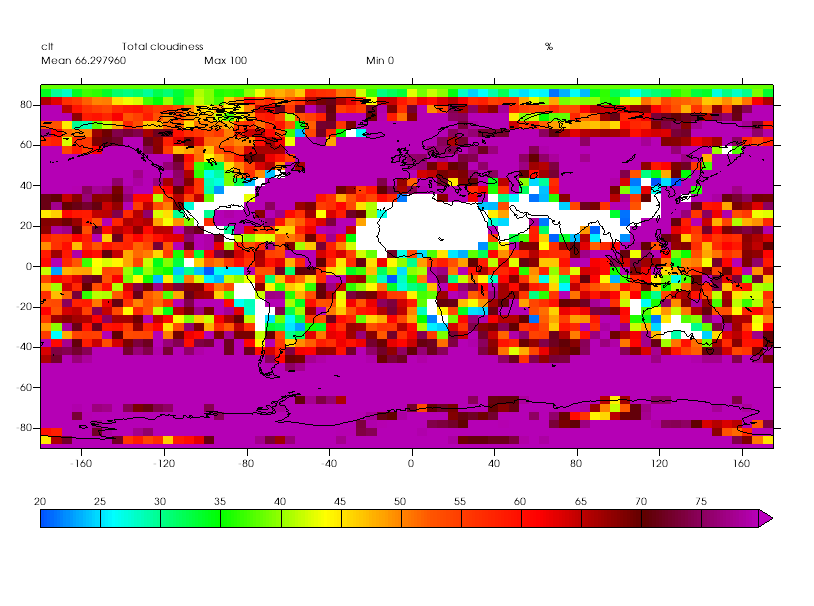

Here is the Python script that generated this plot:

import cdms2,sys,vcs,sys,os
src=sys.argv[1]
pth = os.path.join(os.path.dirname(__file__),"..")
sys.path.append(pth)
import checkimage
x=vcs.init()
x.setantialiasing(0)
x.drawlogooff()
f=cdms2.open(vcs.sample_data+"/clt.nc")
s=f("clt",slice(0,1),squeeze=1)
b=x.createboxfill()
b.level_1=20
b.level_2=80
b.ext_2="y"
x.plot(s,b,bg=1)

fnm= "test_boxfill_lev1_lev2_ext2.png"

x.png(fnm)

print "fnm:",fnm
print "src:",src
ret = checkimage.check_result_image(fnm,src,checkimage.defaultThreshold)
x.close()
sys.exit(ret)
